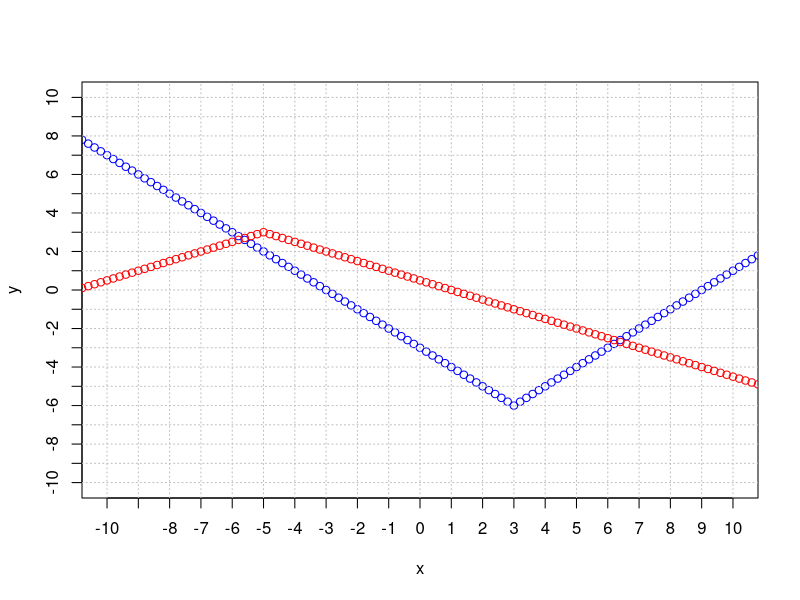

Source code (R):
setwd(dirname(rstudioapi::getActiveDocumentContext()$path))
print(getwd())


x = seq(-100,100,0.2)
y = abs(x/2-1)
y1 = (x/2)
rx = c(-5,5)
ry = c(-4,4)

x = seq(-100,100,0.2)
fn = function(x) sapply(x, function(ix) if(ix<3) -ix-3 else ix-9)
y = fn(x)
y1 = -fn(-2-x) / 2
rx = c(-10,10)
ry = c(-10,10)

nx = diff(rx)
ny = diff(ry)

plot(x, y, type = 'p', col = 'blue',
     xlim = rx,
     ylim = ry,
     xaxp=c(rx, diff(rx)),
     yaxp=c(ry, diff(ry)),
)
abline(v = seq(rx[1], rx[2]), col = "gray", lty = "dotted")
abline(h = seq(ry[1], ry[2]), col = "gray", lty = "dotted")
lines(x, y1, type = 'p', col = 'red', xlim = rx, ylim=ry, xaxp=c(rx, diff(rx)), yaxp=c(ry, diff(ry)))

if (F)
    legend(x = 6, y = 8,
           legend = c("y = |x/2-1|", "y = x/2"),  # Nazwy funkcji
           col = c("blue", "red"),           # Kolory odpowiadające funkcjom
           pch = 1)
